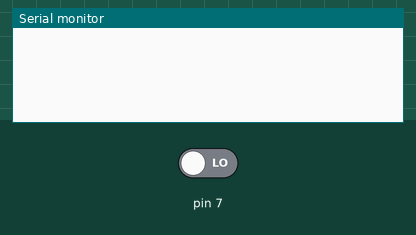
The sketch below on a simulated Arduino Uno, built with avr-gcc and run on an emulated ATmega328P. Parts: the last lines printed to the serial monitor. The inputs (shaded band) are chosen by the test bench; at power-on: pin 7 LOW.

Above: at 1.2 s.
1.3 s: pin 7 driven HIGH
At 2.5 s:
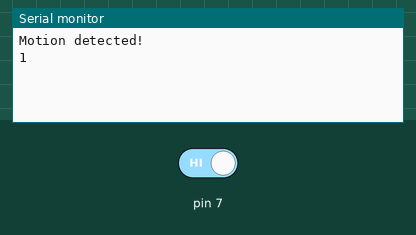
2.8 s: pin 7 driven LOW
At 3.9 s:
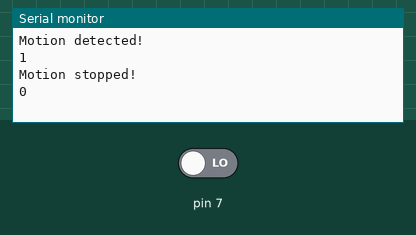

The sketch:

Proximity_IR.ino
```cpp
int state=LOW;

void setup()
{
  pinMode(7, INPUT);
  Serial.begin(9600);
}

void loop()
{
  int val = digitalRead(7);
  if (val == HIGH)
  {
    if (state == LOW)
    {
      Serial.println("Motion detected!");
      Serial.println(val);
      state = HIGH;
    }
  }
  else
  {
    if (state == HIGH)
    {
      Serial.println("Motion stopped!");
      Serial.println(val);
      state = LOW;
    }
  }
}
```

Measured:
- after the input at 1.3 s, the serial monitor: prints a new line at once (image 1)
- after the input at 2.8 s, the serial monitor: prints a new line at once (image 2)
